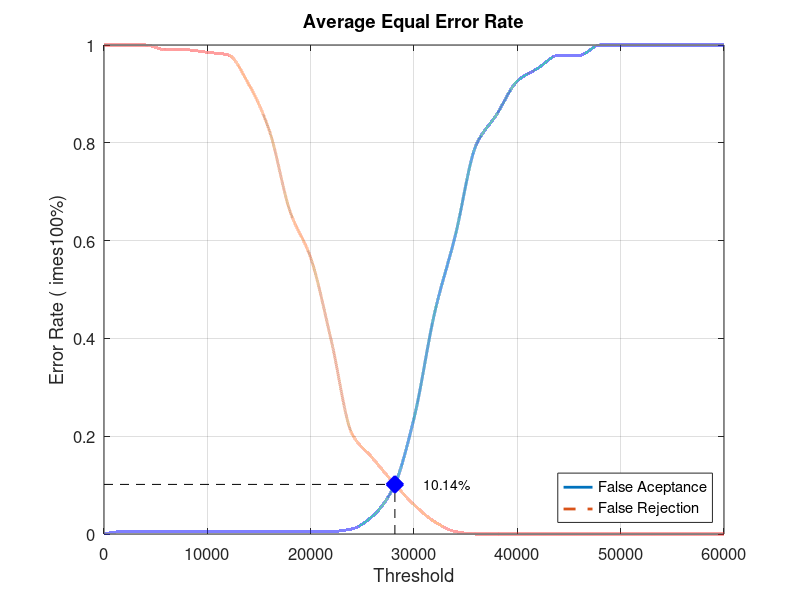
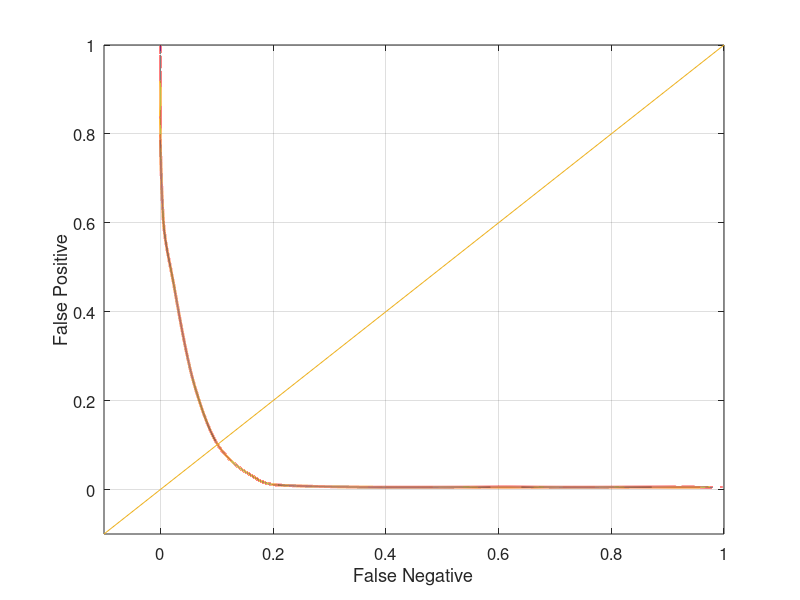

Source code (MATLAB) for these figures, in order:
close all;
clear;
clc;
x = 0:2000:60000;
xq = 0:0.5:60000;

y0 = [0 0.00526316 0.00526316 0.00526316 0.00526316 0.00526316 0.00526316 0.00526316 0.00526316 0.00526316 0.00526316 0.00526316 0.0105263 0.0368421 0.0947368 0.236842 0.452632 0.610526 0.794737 0.857895 0.926316 0.952632 0.978947 0.978947 1 1 1 1 1 1 1]
yy0 = interp1(x, y0, xq, 'pchip');
y1 = [1 1 1 0.99 0.99 0.985 0.98 0.92 0.825 0.66 0.565 0.395 0.205 0.155 0.105 0.06 0.025 0.005 0 0 0 0 0 0 0 0 0 0 0 0 0]
yy1 = interp1(x, y1, xq, 'pchip');

% Calculating EER: 
y2 = abs(y0 - y1);
find(y2 == min(y2))
yy2 = abs(yy0 - yy1);
xEER = find(yy2 == min(yy2));
xEERIndex = xq(xEER) % X-axis EER
yEER = yy0(xEER) % Y-axis EER

main = figure
plot(xq, yy0,'-','LineWidth', 2);	hold on
plot(xq, yy1,'--','LineWidth', 2);	hold on
plot([xEERIndex xEERIndex], [0 yEER], 'k--');	hold on
plot([0 xEERIndex], [yEER yEER], 'k--');	hold on
plot(xEERIndex, yEER, 'bx', 'LineWidth', 10);	hold on
text(xEERIndex + 10 * xEERIndex / 100, yEER, [num2str(round((10000 * yEER)) / 100) '%'])
legend('False Aceptance', 'False Rejection', 'Location', 'SouthEast')
xlabel('Threshold')
ylabel('Error Rate (	imes100%)')
title('Average Equal Error Rate')
set(gca, 'FontSize', 12)
axis([0 60000 0 1])
grid on

print(main, 'Database3_3Main', '-dpng');
FNRxFPR = figure('Color', [1 1 1]);
plot(yy1, yy0, '-', yy1, yy0, 'LineWidth', 2);
hold on
y = -0.1:0.1:1
plot(y, y); 
set(gca, 'FontSize', 12)
xlabel('False Negative')
ylabel('False Positive')
axis([-0.1 1 -0.1 1])
set(gca, 'FontSize', 12)
grid on

print(FNRxFPR, 'Database3_3FNRxFPR','-dpng');
